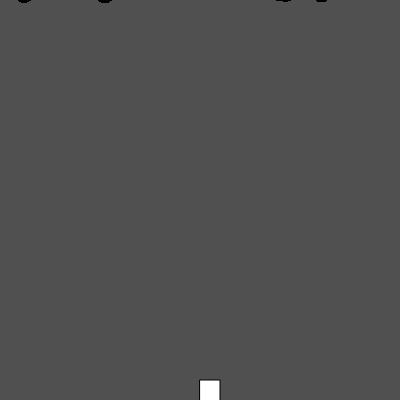
Frame 1 (no input)
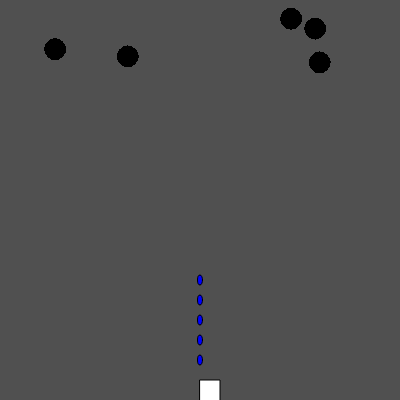
Frame 60 (no input)
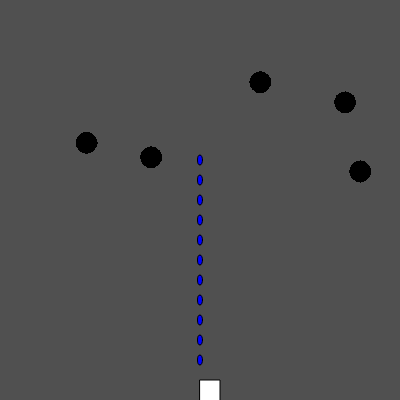
Frame 120 (the mouse pressed at the canvas centre since frame 60)

The p5.js sketch that drew these frames (run headless with seeded random() and noise() and a simulated clock; from frame 60 on, the mouse is pressed at the canvas centre):

// p5.js sketch
// ── sketch.js
var ship;
var flowers = [];
var water = [];
var f_num = 5;
var w_num = 100;
var rc = 0;

function setup() {
  createCanvas(400, 400);
  ship = new Ship();
  for (var i = 0; i < f_num; i++) {
    flowers[i] = new Flower();
  }
  for (var i = 0; i < w_num; i++) {
    water[i] = new Water(ship.x, ship.y, i);
  }
}

function draw() {
  background(80);
  
  for (var i = 0; i < w_num; i++) {
    water[i].rate += 0.1;
    if (water[i].rate < w_num) {
      water[i].update_in(ship.x)      
    } 
    else if (water[i].rate > w_num) {
      water[i].update_out(ship.x);
      water[i].reload(ship.x, ship.y);
      water[i].show();
    } 
    for (var j = 0; j < f_num; j++) {
      d_fw = dist(water[i].x, water[i].y, flowers[j].x, flowers[j].y);
      if (d_fw < 1 && flowers[j].rc < 255) {
        flowers[j].rc += 50;
      }
      flowers[j].edges();
      flowers[j].show();
    }
  }
  for (var j = 0; j < f_num; j++) {
    flowers[j].update(); 
  }
  
  ship.show();
}

function keyPressed() {
  if (keyCode === RIGHT_ARROW) {
    ship.move(10);
  } else if (keyCode === LEFT_ARROW) {
    ship.move(-10);
  }
}
// ── flower.js
function Flower() {
  this.x = random(width);
  this.y = random(-5, -10);
  this.vel = createVector(random(-1, 1), random(1));
  this.acl = createVector(0, 0.01);
  this.rc = 0;
  
  
  this.update = function() {
    this.x += this.vel.x;
    this.y += this.vel.y;
    this.vel.add(this.acl);
  }
  
  this.edges = function() {
    if (this.x > width) {
      this.x = 0;
    } else if (this.x < 0) {
      this.x = width;
    }
    if (this.y > height) {
      this.y = random(-5, -10);
      this.vel = createVector(random(-1, 1), random(1));
    }
    
  }
  
  this.show = function() {
    fill(this.rc, 0, 0);
    ellipse(this.x, this.y, 20, 20);
  }
  
}
// ── water.js
function Water(x, y, rate) {
  this.x = x;
  this.y = y;
  this.vel = -2;
  this.rate = rate;

  
  this.update_in = function(x) {
    this.x = x;
    
  }
  
  this.reload = function(x) {
    if (this.y < 0) {
      this.rate = 0;
      this.x = x;
      this.y = y;
    }
  }
  
  this.update_out = function() {
    this.y += this.vel;
  }
  
  this.show = function() {
    fill(0, 0, 255);
    ellipse(this.x, this.y, 5, 10);
  }
  
  
  
}
// ── watercan.js
function Ship() {
  this.x = width/2;
  this.y = height-20;
  
  this.show = function() {
    fill(255);
    rect(this.x, this.y, 20, 40);
    
  this.move = function(dir) {
      this.x += dir*5;
  }
    
    
  }
}
